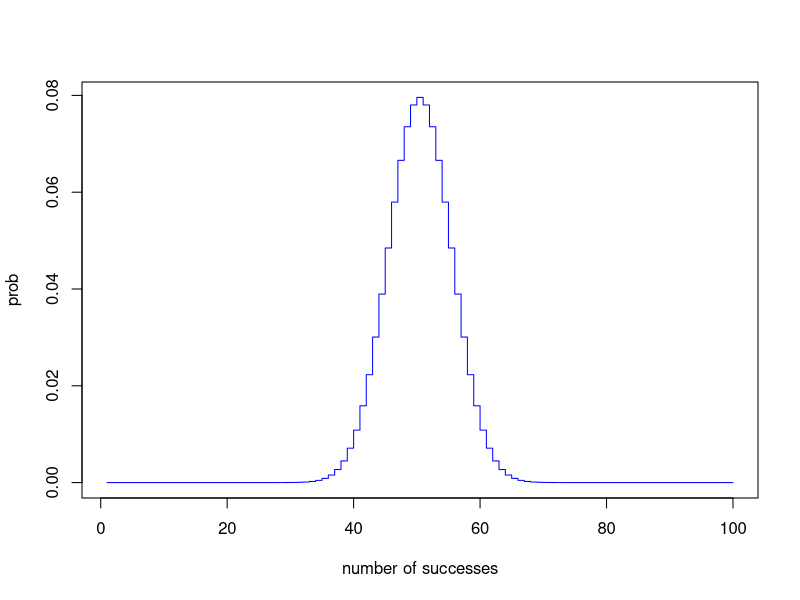

Write R code to recreate this figure.
myBinomial <- function(n,k,p)
{
  binCoef <- factorial(n)/(factorial(k)*factorial(n-k))
  binCoef*p^k*(1-p)^(n-k)
}
plot( myBinomial(100, 1:100, 0.5), ylab="prob", xlab="number of successes", col="blue", type="s")
